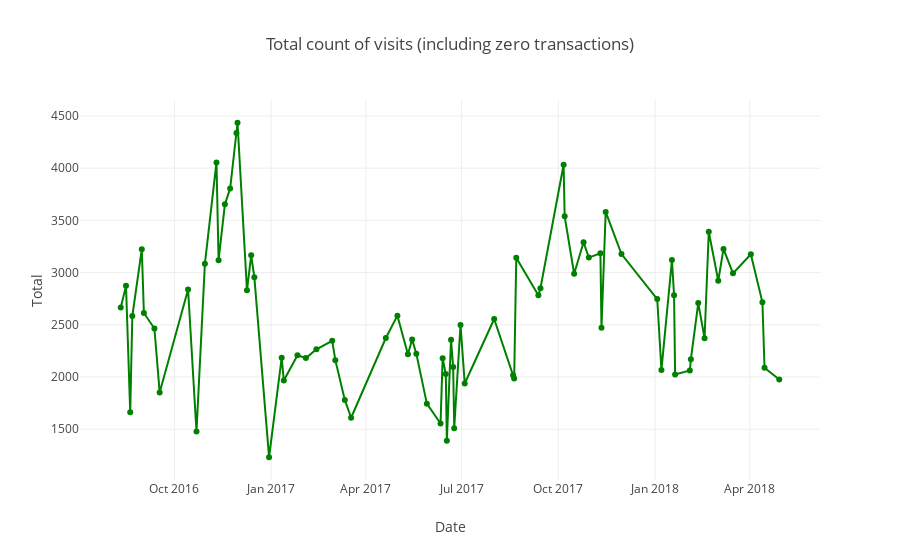

The notebook cell this image was saved under:
### Markdown cell above
**Total visits to Gstore over the time:**

### Code cell
count_all = train.groupby('date')['totals_transactionRevenue'].agg(['size'])
count_all.columns = ["Total"]
count_all = count_all.sort_index()
plot_scatter_data(count_all['Total'],'Date', 'Total','Total count of visits (including zero transactions)','green')
